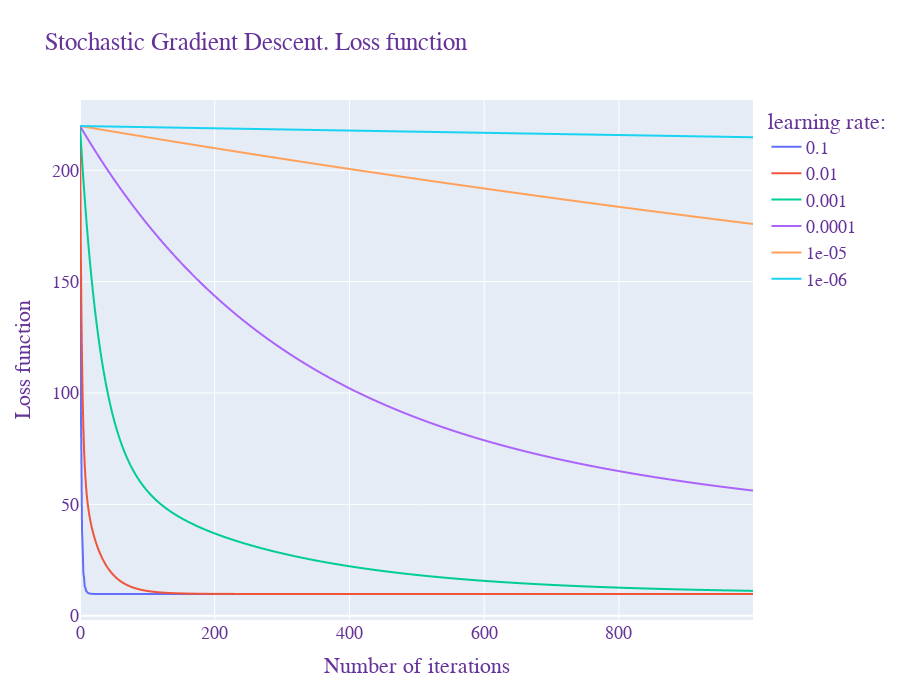

The code cell stored with this chart in its notebook:
### Markdown cell above
### Gradient descent with random batches (SGD)

### Code cell
optimiser = GradientOptimiser()

losses= {}
# for nbatches in [1, 10, 30, 50]:
for lr in np.logspace(-1, -6, 6):
  optimiser.coeffs = None
  optimiser.fit(X, y, lr = lr , max_iter=1000, method = 'sgd', nbatches= 10)

  losses.setdefault (lr, optimiser.get_mseloss())

for k,v in losses.items():
    # print (f'Number of batches: {k}, MSE:{round(min(v),3)}')
    print (f'learning rate: {k}, MSE:{round(v[-1],6)}')
plot_losses(losses, title= 'Stochastic Gradient Descent. Loss function', legend = 'learning rate:')

### Figure 1 — Plotly figure (JSON) as saved in the notebook; plotly's stock layout.template omitted (floating-point values rounded to 4 significant figures; data arrays with more than 128 entries replaced by an {"elided": "..."} marker saying what was removed)
{"data": [{"hovertemplate": "variable=0.1<br>index=%{x}<br>value=%{y}<extra></extra>", "legendgroup": "0.1", "line": {"color": "#636efa", "dash": "solid"}, "marker": {"symbol": "circle"}, "mode": "lines", "name": "0.1", "showlegend": true, "type": "scattergl", "x": {"elided": "1000 int values"}, "xaxis": "x", "y": {"elided": "1000 float values"}, "yaxis": "y"}, {"hovertemplate": "variable=0.01<br>index=%{x}<br>value=%{y}<extra></extra>", "legendgroup": "0.01", "line": {"color": "#EF553B", "dash": "solid"}, "marker": {"symbol": "circle"}, "mode": "lines", "name": "0.01", "showlegend": true, "type": "scattergl", "x": {"elided": "1000 int values"}, "xaxis": "x", "y": {"elided": "1000 float values"}, "yaxis": "y"}, {"hovertemplate": "variable=0.001<br>index=%{x}<br>value=%{y}<extra></extra>", "legendgroup": "0.001", "line": {"color": "#00cc96", "dash": "solid"}, "marker": {"symbol": "circle"}, "mode": "lines", "name": "0.001", "showlegend": true, "type": "scattergl", "x": {"elided": "1000 int values"}, "xaxis": "x", "y": {"elided": "1000 float values"}, "yaxis": "y"}, {"hovertemplate": "variable=0.0001<br>index=%{x}<br>value=%{y}<extra></extra>", "legendgroup": "0.0001", "line": {"color": "#ab63fa", "dash": "solid"}, "marker": {"symbol": "circle"}, "mode": "lines", "name": "0.0001", "showlegend": true, "type": "scattergl", "x": {"elided": "1000 int values"}, "xaxis": "x", "y": {"elided": "1000 float values"}, "yaxis": "y"}, {"hovertemplate": "variable=1e-05<br>index=%{x}<br>value=%{y}<extra></extra>", "legendgroup": "1e-05", "line": {"color": "#FFA15A", "dash": "solid"}, "marker": {"symbol": "circle"}, "mode": "lines", "name": "1e-05", "showlegend": true, "type": "scattergl", "x": {"elided": "1000 int values"}, "xaxis": "x", "y": {"elided": "1000 float values"}, "yaxis": "y"}, {"hovertemplate": "variable=1e-06<br>index=%{x}<br>value=%{y}<extra></extra>", "legendgroup": "1e-06", "line": {"color": "#19d3f3", "dash": "solid"}, "marker": {"symbol": "circle"}, "mode": "lines", "name": "1e-06", "showlegend": true, "type": "scattergl", "x": {"elided": "1000 int values"}, "xaxis": "x", "y": {"elided": "1000 float values"}, "yaxis": "y"}], "layout": {"font": {"color": "RebeccaPurple", "family": "Courier New, monospace", "size": 18}, "height": 700, "legend": {"title": {"text": "learning rate:"}, "tracegroupgap": 0}, "title": {"text": "Stochastic Gradient Descent. Loss function"}, "xaxis": {"anchor": "y", "domain": [0, 1], "title": {"text": "Number of iterations"}}, "yaxis": {"anchor": "x", "domain": [0, 1], "title": {"text": "Loss function"}}}}
